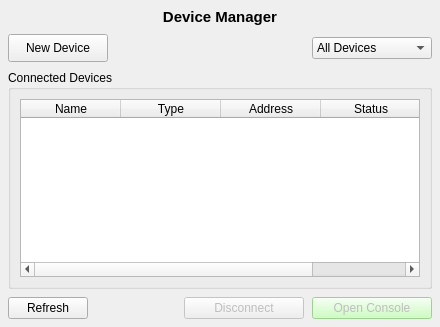
<?xml version="1.0" encoding="UTF-8"?>
<ui version="4.0">
 <class>DeviceManagerWidget</class>
 <widget class="QWidget" name="DeviceManagerWidget">
  <property name="geometry">
   <rect>
    <x>0</x>
    <y>0</y>
    <width>440</width>
    <height>327</height>
   </rect>
  </property>
  <property name="windowTitle">
   <string>Device Manager</string>
  </property>
  <layout class="QVBoxLayout" name="verticalLayout">
   <property name="spacing">
    <number>8</number>
   </property>
   <property name="leftMargin">
    <number>8</number>
   </property>
   <property name="topMargin">
    <number>8</number>
   </property>
   <property name="rightMargin">
    <number>8</number>
   </property>
   <property name="bottomMargin">
    <number>8</number>
   </property>
   <item>
    <widget class="QLabel" name="label_title">
     <property name="font">
      <font>
       <pointsize>11</pointsize>
       <weight>75</weight>
       <bold>true</bold>
      </font>
     </property>
     <property name="text">
      <string>Device Manager</string>
     </property>
     <property name="alignment">
      <set>Qt::AlignCenter</set>
     </property>
    </widget>
   </item>
   <item>
    <layout class="QHBoxLayout" name="horizontalLayout">
     <item>
      <widget class="QPushButton" name="push_button_new_device">
       <property name="minimumSize">
        <size>
         <width>100</width>
         <height>28</height>
        </size>
       </property>
       <property name="text">
        <string>New Device</string>
       </property>
       <property name="icon">
        <iconset>
         <normaloff>../../resources/icons/add_device.png</normaloff>../../resources/icons/add_device.png</iconset>
       </property>
      </widget>
     </item>
     <item>
      <spacer name="horizontalSpacer">
       <property name="orientation">
        <enum>Qt::Horizontal</enum>
       </property>
       <property name="sizeHint" stdset="0">
        <size>
         <width>40</width>
         <height>20</height>
        </size>
       </property>
      </spacer>
     </item>
     <item>
      <widget class="QComboBox" name="combo_box_filter">
       <property name="minimumSize">
        <size>
         <width>120</width>
         <height>0</height>
        </size>
       </property>
       <item>
        <property name="text">
         <string>All Devices</string>
        </property>
       </item>
       <item>
        <property name="text">
         <string>Serial</string>
        </property>
       </item>
       <item>
        <property name="text">
         <string>SSH</string>
        </property>
       </item>
       <item>
        <property name="text">
         <string>TCP/IP</string>
        </property>
       </item>
      </widget>
     </item>
    </layout>
   </item>
   <item>
    <widget class="QGroupBox" name="group_box_connected_devices">
     <property name="title">
      <string>Connected Devices</string>
     </property>
     <layout class="QVBoxLayout" name="verticalLayout_2">
      <item>
       <widget class="QTableWidget" name="table_widget_devices">
        <property name="selectionMode">
         <enum>QAbstractItemView::SingleSelection</enum>
        </property>
        <property name="selectionBehavior">
         <enum>QAbstractItemView::SelectRows</enum>
        </property>
        <column>
         <property name="text">
          <string>Name</string>
         </property>
        </column>
        <column>
         <property name="text">
          <string>Type</string>
         </property>
        </column>
        <column>
         <property name="text">
          <string>Address</string>
         </property>
        </column>
        <column>
         <property name="text">
          <string>Status</string>
         </property>
        </column>
       </widget>
      </item>
     </layout>
    </widget>
   </item>
   <item>
    <layout class="QHBoxLayout" name="horizontalLayout_2">
     <item>
      <widget class="QPushButton" name="push_button_refresh">
       <property name="text">
        <string>Refresh</string>
       </property>
      </widget>
     </item>
     <item>
      <spacer name="horizontalSpacer_2">
       <property name="orientation">
        <enum>Qt::Horizontal</enum>
       </property>
       <property name="sizeHint" stdset="0">
        <size>
         <width>40</width>
         <height>20</height>
        </size>
       </property>
      </spacer>
     </item>
     <item>
      <widget class="QPushButton" name="push_button_disconnect">
       <property name="enabled">
        <bool>false</bool>
       </property>
       <property name="minimumSize">
        <size>
         <width>120</width>
         <height>0</height>
        </size>
       </property>
       <property name="text">
        <string>Disconnect</string>
       </property>
      </widget>
     </item>
     <item>
      <widget class="QPushButton" name="push_button_open_console">
       <property name="enabled">
        <bool>false</bool>
       </property>
       <property name="minimumSize">
        <size>
         <width>120</width>
         <height>0</height>
        </size>
       </property>
       <property name="styleSheet">
        <string notr="true">background-color: rgb(190, 255, 175);</string>
       </property>
       <property name="text">
        <string>Open Console</string>
       </property>
      </widget>
     </item>
    </layout>
   </item>
  </layout>
 </widget>
 <resources/>
 <connections/>
</ui>
